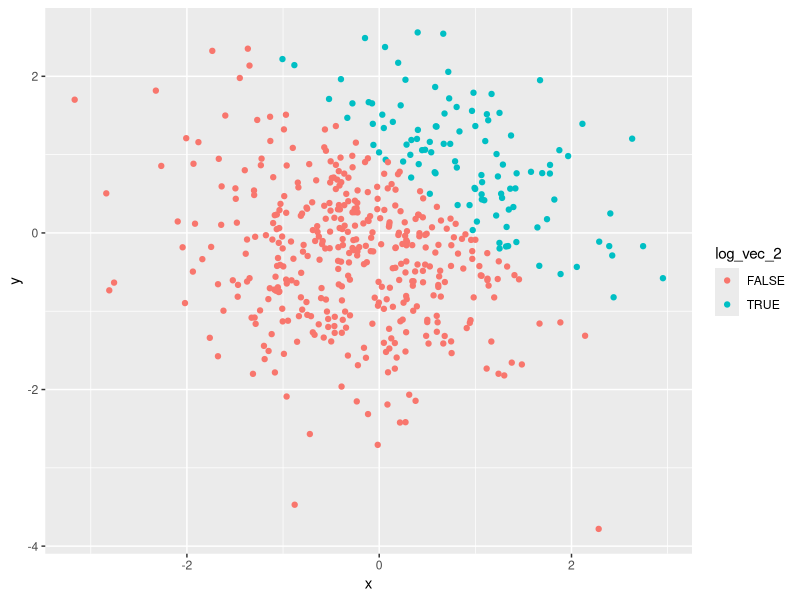
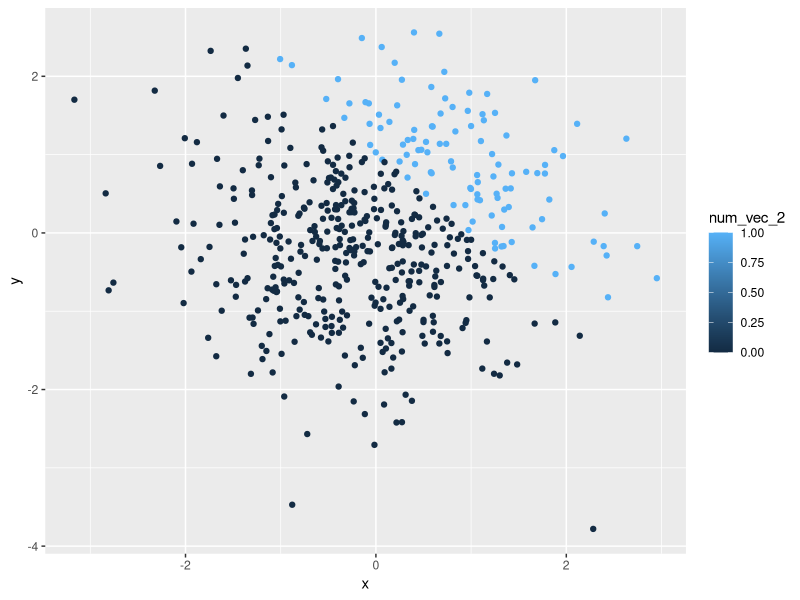
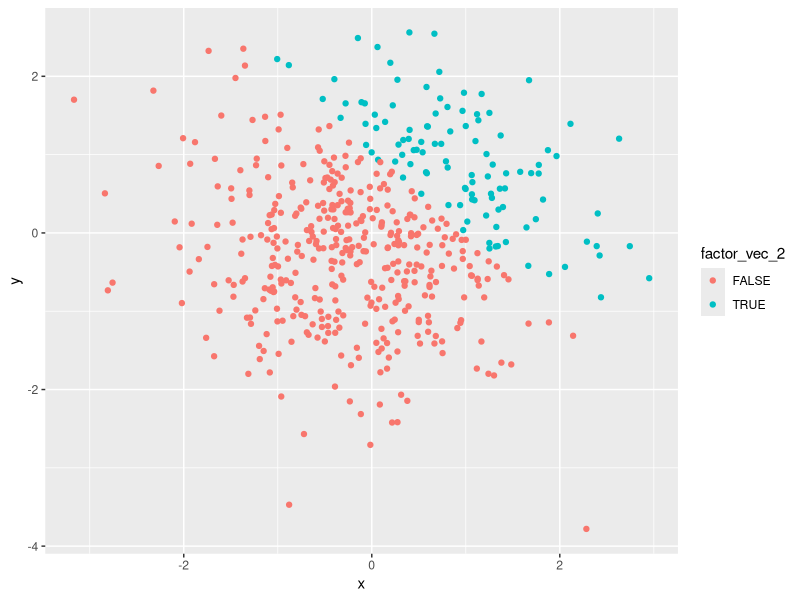
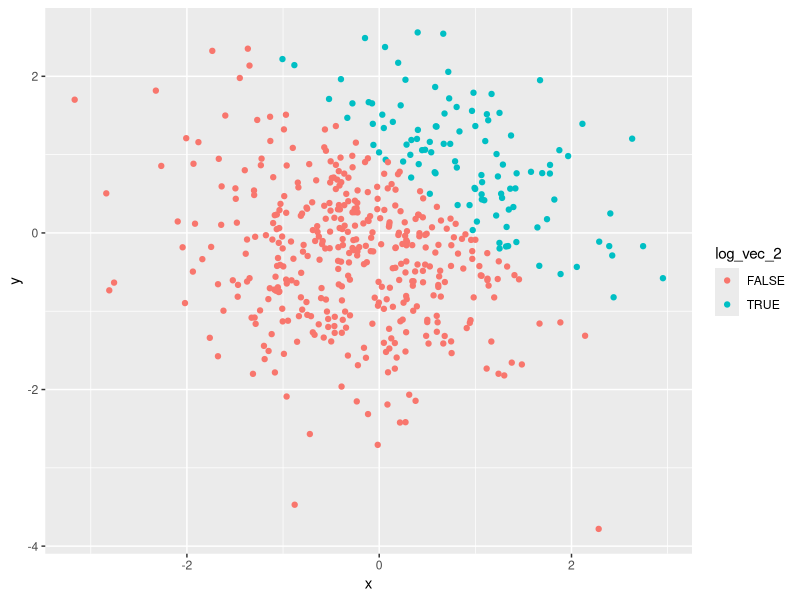

Recreate these plots in R, in order.
## ---- chunk 1
library(tidyverse)
set.seed(3471)
df_p1 = tibble(
  norm_samp = rnorm(8),
  log_vec = norm_samp > 0,
  char_vec = c("dog","cat", "puppy", "kitten", "eggs", "sandwich", "beer", "pencil"),
  factor_vec = factor(c("pug","lab","chow","chow","lab","chow","pug","lab"))
)

#Now I find the means of each variable:

mean(pull(df_p1, norm_samp))
mean(pull(df_p1, log_vec))
mean(pull(df_p1, char_vec))
mean(pull(df_p1, factor_vec))
## ---- chunk 2
as.numeric(pull(df_p1, log_vec))*(pull(df_p1, norm_samp))
as.factor(pull(df_p1, log_vec))*(pull(df_p1, norm_samp))
as.numeric((as.factor(pull(df_p1, log_vec))))*(pull(df_p1, norm_samp))
## ---- chunk 3
set.seed(2345)
df_p2 = tibble(
  x = rnorm(500),
  y = rnorm(500),
  log_vec_2 = x + y > 1,
  num_vec_2 = as.numeric(log_vec_2),
  factor_vec_2 = as.factor(log_vec_2)
)
## ---- chunk 4
ggplot(df_p2, aes(x=x, y=y, color = log_vec_2)) + geom_point()
ggsave("scatter_plot.pdf", plot = last_plot(), height = 4, width = 6)
ggplot(df_p2, aes(x=x, y=y, color = num_vec_2)) + geom_point()
ggplot(df_p2, aes(x=x, y=y, color = factor_vec_2)) + geom_point()
